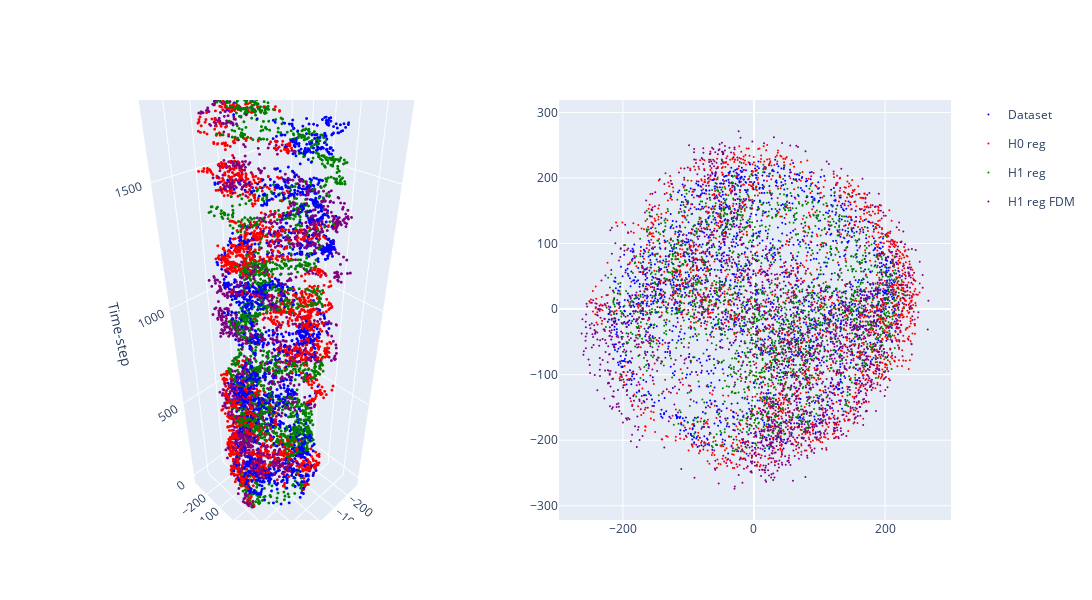

The code cell stored with this chart in its notebook:
### Code cell
fig = make_subplots(rows=1, cols=2, specs=[[{"type": "scatter3d"}, {"type": "scatter"}]])

fig.add_trace(go.Scatter3d(x=pca_truth[:n_T, 0], y=pca_truth[:n_T, 1], z=np.arange(n_T), mode='markers', marker=dict(size=1, color='blue'), name= 'Dataset', legendgroup='Dataset'), row=1, col=1)
fig.add_trace(go.Scatter3d(x=pca_model_1[:n_T, 0],  y=pca_model_1[:n_T, 1],  z=np.arange(n_T), mode='markers', marker=dict(size=1, color='red'),  name= 'H0 reg',  legendgroup='H0 reg'), row=1, col=1)
fig.add_trace(go.Scatter3d(x=pca_model_2[:n_T, 0],  y=pca_model_2[:n_T, 1],  z=np.arange(n_T), mode='markers', marker=dict(size=1, color='green'),  name= 'H1 reg',  legendgroup='H1 reg'), row=1, col=1)
fig.add_trace(go.Scatter3d(x=pca_model_3[:n_T, 0],  y=pca_model_3[:n_T, 1],  z=np.arange(n_T), mode='markers', marker=dict(size=1, color='purple'),  name= 'H1 reg FDM',  legendgroup='H1 reg FDM'), row=1, col=1)
fig.update_layout(width=600, height=600, scene=dict(xaxis_title=r'λ1', yaxis_title=r'λ2', zaxis_title='Time-step'))

fig.add_trace(go.Scatter(x=pca_truth[:n_T, 0], y=pca_truth[:n_T, 1], mode='markers', marker=dict(size=2, color='blue'), name= 'Dataset', legendgroup='Dataset', showlegend=False), row=1, col=2)
fig.add_trace(go.Scatter(x=pca_model_1[:n_T, 0],  y=pca_model_1[:n_T, 1],  mode='markers', marker=dict(size=2, color='red'),  name= 'H0 reg',  legendgroup='H0 reg',  showlegend=False), row=1, col=2)
fig.add_trace(go.Scatter(x=pca_model_2[:n_T, 0],  y=pca_model_2[:n_T, 1],  mode='markers', marker=dict(size=2, color='green'),  name= 'H1 reg',  legendgroup='H1 reg',  showlegend=False), row=1, col=2)
fig.add_trace(go.Scatter(x=pca_model_3[:n_T, 0],  y=pca_model_3[:n_T, 1],  mode='markers', marker=dict(size=2, color='purple'),  name= 'H1 reg FDM',  legendgroup='H1 reg FDM',  showlegend=False), row=1, col=2)
fig.update_layout(width=1200, height=600, scene=dict(xaxis_title=r'λ1', yaxis_title=r'λ2'), xaxis=dict(scaleanchor='y'),yaxis=dict(scaleratio=1))
#fig.update_xaxes(range=[-100, 100])
#fig.update_yaxes(range=[-100, 100])
fig.show()

### Figure 1 — Plotly figure (JSON) as saved in the notebook; plotly's stock layout.template omitted (floating-point values rounded to 4 significant figures; data arrays with more than 128 entries replaced by an {"elided": "..."} marker saying what was removed)
{"data": [{"legendgroup": "Dataset", "marker": {"color": "blue", "size": 1}, "mode": "markers", "name": "Dataset", "scene": "scene", "type": "scatter3d", "x": {"elided": "2005 float values"}, "y": {"elided": "2005 float values"}, "z": {"elided": "10000 int values"}}, {"legendgroup": "H0 reg", "marker": {"color": "red", "size": 1}, "mode": "markers", "name": "H0 reg", "scene": "scene", "type": "scatter3d", "x": {"elided": "2005 float values"}, "y": {"elided": "2005 float values"}, "z": {"elided": "10000 int values"}}, {"legendgroup": "H1 reg", "marker": {"color": "green", "size": 1}, "mode": "markers", "name": "H1 reg", "scene": "scene", "type": "scatter3d", "x": {"elided": "2005 float values"}, "y": {"elided": "2005 float values"}, "z": {"elided": "10000 int values"}}, {"legendgroup": "H1 reg FDM", "marker": {"color": "purple", "size": 1}, "mode": "markers", "name": "H1 reg FDM", "scene": "scene", "type": "scatter3d", "x": {"elided": "2005 float values"}, "y": {"elided": "2005 float values"}, "z": {"elided": "10000 int values"}}, {"legendgroup": "Dataset", "marker": {"color": "blue", "size": 2}, "mode": "markers", "name": "Dataset", "showlegend": false, "type": "scatter", "x": {"elided": "2005 float values"}, "xaxis": "x", "y": {"elided": "2005 float values"}, "yaxis": "y"}, {"legendgroup": "H0 reg", "marker": {"color": "red", "size": 2}, "mode": "markers", "name": "H0 reg", "showlegend": false, "type": "scatter", "x": {"elided": "2005 float values"}, "xaxis": "x", "y": {"elided": "2005 float values"}, "yaxis": "y"}, {"legendgroup": "H1 reg", "marker": {"color": "green", "size": 2}, "mode": "markers", "name": "H1 reg", "showlegend": false, "type": "scatter", "x": {"elided": "2005 float values"}, "xaxis": "x", "y": {"elided": "2005 float values"}, "yaxis": "y"}, {"legendgroup": "H1 reg FDM", "marker": {"color": "purple", "size": 2}, "mode": "markers", "name": "H1 reg FDM", "showlegend": false, "type": "scatter", "x": {"elided": "2005 float values"}, "xaxis": "x", "y": {"elided": "2005 float values"}, "yaxis": "y"}], "layout": {"height": 600, "scene": {"domain": {"x": [0, 0.45], "y": [0, 1]}, "xaxis": {"title": {"text": "λ1"}}, "yaxis": {"title": {"text": "λ2"}}, "zaxis": {"title": {"text": "Time-step"}}}, "width": 1200, "xaxis": {"anchor": "y", "domain": [0.55, 1], "scaleanchor": "y"}, "yaxis": {"anchor": "x", "domain": [0, 1], "scaleratio": 1}}}
